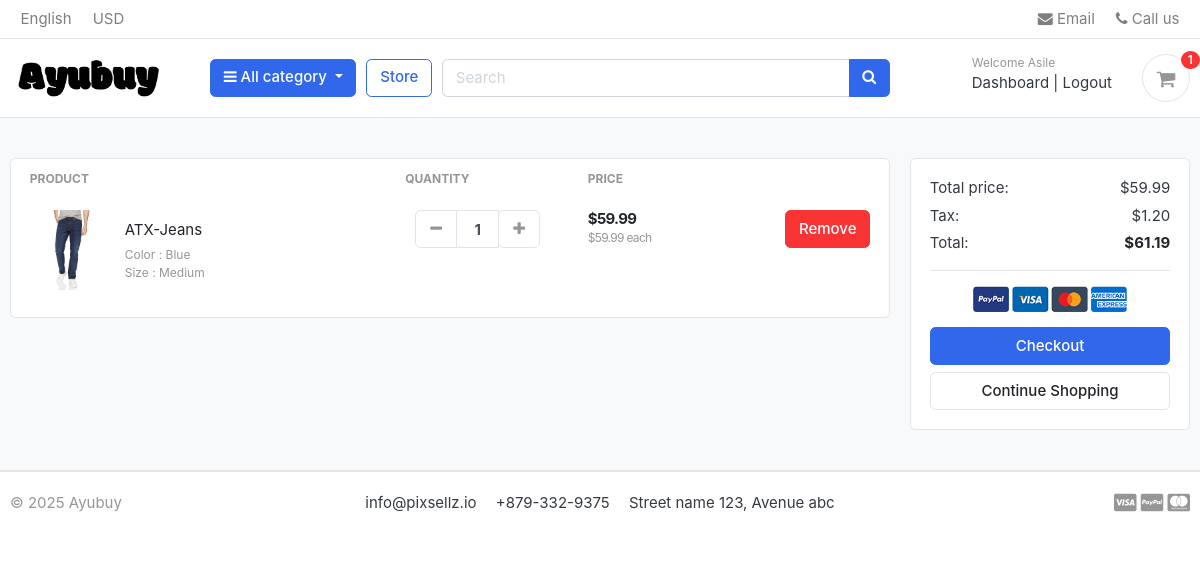
Before: /cart/ (signed in) with the older database file.
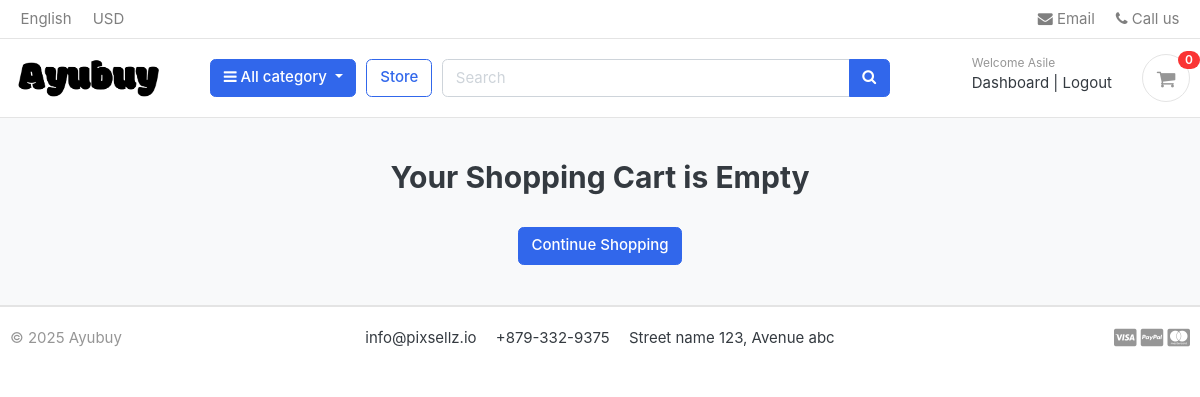
After: the same page with the newer database file.
### carts/models.py (models this page shows, shortened)
class CartItem(models.Model):
    user = models.ForeignKey(Account, on_delete=models.CASCADE, null=True)
    product = models.ForeignKey(Product, on_delete=models.CASCADE)  # Product linked to the cart item
    variations = models.ManyToManyField(Variation, blank=True)
    cart = models.ForeignKey(Cart, on_delete=models.CASCADE, null=True)  # Cart associated with the item
    quantity = models.IntegerField()  # Number of products in the cart
    is_active = models.BooleanField(default=True)  # Active status of the cart item
    def sub_total(self):
        return self.product.price * self.quantity

### store/models.py (models this page shows, shortened)
class Product(models.Model):
    product_name = models.CharField(max_length=200, unique=True)  # Product name (unique)
    slug = models.SlugField(max_length=200, unique=True)  # SEO-friendly unique slug
    description = models.TextField(max_length=500, blank=True)  # Optional product description
    price = models.DecimalField(max_digits=10, decimal_places=2, default=Decimal('0.00'))  # Precise price handling
    images = models.ImageField(upload_to='photos/products')  # Product image storage path
    stock = models.PositiveIntegerField()  # Prevents negative stock values
    is_available = models.BooleanField(default=True)  # Product availability status
    category = models.ForeignKey(Category, on_delete=models.CASCADE)  # Category association
    created_date = models.DateTimeField(auto_now_add=True)  # Auto-set creation timestamp
    modified_date = models.DateTimeField(auto_now=True)  # Auto-update modification timestamp
    def get_url(self):
        return reverse('product_detail', args=[self.category.slug, self.slug])
    class Meta:
        ordering = ['-created_date']
        verbose_name = "Product"
        verbose_name_plural = "Products"

class Variation(models.Model):
    product = models.ForeignKey(Product, on_delete=models.CASCADE, related_name="variations")
    variation_category = models.CharField(max_length=100, choices=VARIATION_CATEGORY_CHOICES)
    variation_value = models.CharField(max_length=100)
    is_active = models.BooleanField(default=True)
    created_date = models.DateTimeField(auto_now=True)
    objects = VariationManager()
    class Meta:
        ordering = ['product', 'variation_category']
        verbose_name = "Variation"
        verbose_name_plural = "Variations"

### carts/views.py (the view)
# urls.py: path('cart/', include('carts.urls')),
def cart(request, total=0, quantity=0, cart_items=None):
    try:
        if request.user.is_authenticated:
            cart_items = CartItem.objects.filter(user=request.user, is_active=True)
        else:
            cart = Cart.objects.get(cart_id=_cart_id(request))  # Get the cart
            cart_items = CartItem.objects.filter(cart=cart, is_active=True)  # Get active cart items
        for cart_item in cart_items:
            total += (cart_item.product.price * cart_item.quantity)  # Total cost
            quantity += cart_item.quantity  # Total quantity of items
        tax = (2 * total) / 100  # 2% tax on total
        grand_total = total + tax  # Calculate grand total including tax
    except ObjectDoesNotExist:
        cart_items = []  # If the cart does not exist, set cart items to an empty list
        tax = 0
        grand_total = 0
    context = {
        'total': total,
        'quantity': quantity,
        'cart_items': cart_items,
        'tax': tax,
        'grand_total': grand_total,
    }
    return render(request, 'store/cart.html', context)  # Render the cart page

### carts/context_processors.py (called while the page is built)
def counter(request):
    cart_count = 0  # Initialize cart item count
    if 'admin' in request.path:
        return {}
    else:
        try:
            cart = Cart.objects.filter(cart_id=_cart_id(request))
            if request.user.is_authenticated:
                cart_items = CartItem.objects.all().filter(user=request.user)
            else:
                cart_items = CartItem.objects.all().filter(cart=cart[:1])
            for cart_item in cart_items:
                cart_count += cart_item.quantity
        except Cart.DoesNotExist:
            cart_count = 0  # If no cart exists, set cart_count to 0
    return dict(cart_count=cart_count)  # Return cart count as a dictionary for template usage

### carts/views.py (called while the page is built)
def _cart_id(request):
    if not request.session.session_key:
        request.session.create()
    return request.session.session_key

### category/context_processors.py (called while the page is built)
def menu_links(request):
    links = Category.objects.all()  # Retrieve all category objects
    return {'links': links}  # Return as a dictionary for template context

### category/models.py (called while the page is built)
    def get_url(self):
        return reverse('products_by_category', args=[self.slug])

### templates/store/cart.html (shortened to what the changed rows need)
{% extends "base.html" %}
{% load static %}
{% block content %}
<section class="section-content padding-y bg">
    <div class="container">
    {% if not cart_items %}
    <h2 class="text-center">Your Shopping Cart is Empty</h2>
    <br>
    <div class="text-center">
        <a href="{% url 'store' %}" class="btn btn-primary">Continue Shopping</a>
    </div>
    {% else %}
    <div class="row">
        <aside class="col-lg-9">
    <div class="card">
    <table class="table table-borderless table-shopping-cart">
    <thead class="text-muted">
    <tr class="small text-uppercase">
      <th scope="col">Product</th>
      <th scope="col" width="120">Quantity</th>
      <th scope="col" width="120">Price</th>
      <th scope="col" class="text-right" width="200"> </th>
    </tr>
    </thead>
    <tbody>
    {% for cart_item in cart_items %}
    <tr>
        <td>
            <figure class="itemside align-items-center">
                <div class="aside"><img src="{{ cart_item.product.images.url}}" class="img-sm"></div>
                <figcaption class="info">
                    <a href="{{ cart_item.product.get_url }}" class="title text-dark">{{ cart_item.product.product_name }}</a>
                    <p class="text-muted small">
                        {% if cart_item.variations.all %}
                            {% for item in cart_item.variations.all %}
                                {{ item.variation_category | capfirst }} : {{ item.variation_value | capfirst}} <br>
                            {% endfor %}
                        {% endif %}
                    </p>
                </figcaption>
            </figure>
        </td>
        <td>
                        <div class="col">
                            <div class="input-group input-spinner">
                                <div class="input-group-prepend">
                                <a href="{% url 'remove_cart' cart_item.product.id cart_item.id %}" class="btn btn-light" type="button" id="button-plus"> <i class="fa fa-minus"></i> </a>
                                </div>
                                <input type="text" class="form-control"  value="{{ cart_item.quantity}}">
                                <div class="input-group-append">
                                    <form action="{% url 'add_cart' cart_item.product.id %}" method="POST">
                                        <button class="btn btn-light" type="submit" id="button-minus"> <i class="fa fa-plus"></i> </button>
                                    </form>
                                </div>
                            </div>
                        </div>
        </td>
        <td>
            <div class="price-wrap">
                <var class="price">${{ cart_item.sub_total}}</var>
                <small class="text-muted"> ${{ cart_item.product.price}} each</small>
            </div>
        </td>
        <td class="text-right">
        <a href="{% url 'remove_cart_item' cart_item.product.id cart_item.id %}" onclick="return confirm('Oops! You want to remove this item. Are you sure about it?')" class="btn btn-danger"> Remove</a>
        </td>
    </tr>
    {% endfor %}
    </tbody>
    </table>
    </div>
        </aside>
        <aside class="col-lg-3">
            <div class="card">
            <div class="card-body">
                <dl class="dlist-align">
                  <dt>Total price:</dt>
                  <dd class="text-right">${{ total|floatformat:2 }}</dd>
                </dl>
                <dl class="dlist-align">
                  <dt>Tax:</dt>
                  <dd class="text-right"> ${{ tax|floatformat:2 }}</dd>
                </dl>
                <dl class="dlist-align">
                  <dt>Total:</dt>
                  <dd class="text-right text-dark b"><strong>${{ grand_total|floatformat:2 }}</strong></dd>
                </dl>
                <hr>
                <p class="text-center mb-3">
                    <img src="{% static './images/misc/payments.png' %}" height="26">
                </p>
                <a href="{% url 'checkout' %}" class="btn btn-primary btn-block"> Checkout </a>
                <a href="{% url 'store' %}" class="btn btn-light btn-block">Continue Shopping</a>
            </div>
            </div>
    </aside>
    </div>
    {% endif %}
    </div>
    </section>
{% endblock content %}

### templates/includes/navbar.html (shortened to what this page needs)
{% load static %}
<header class="section-header">
    <nav class="navbar p-md-0 navbar-expand-sm navbar-light border-bottom">
    <div class="container">
      <div class="collapse navbar-collapse" id="navbarTop4">
        <ul class="navbar-nav mr-auto">
            <li class="nav-item dropdown">
                 <a href="#" class="nav-link">   English </a>
            </li>
            <li class="nav-item dropdown">
                <a href="#" class="nav-link"> USD </a>
            </li>
        </ul>
        <ul class="navbar-nav">
            <li><a href="#" class="nav-link"> <i class="fa fa-envelope"></i> Email </a></li>
            <li><a href="#" class="nav-link"> <i class="fa fa-phone"></i> Call us </a></li>
        </ul>
      </div>
    </div>
    </nav>
    <section class="header-main border-bottom">
        <div class="container">
    <div class="row align-items-center">
        <div class="col-lg-2 col-md-3 col-6">
            <a href="{% url 'home' %}" class="brand-wrap">
                <img class="logo" src="{% static './images/logo.png' %}">
            </a>
        </div>
        <div class="col-lg col-sm col-md col-6 flex-grow-0">
            <div class="category-wrap dropdown d-inline-block float-right">
                <button type="button" class="btn btn-primary dropdown-toggle" data-toggle="dropdown">
                    <i class="fa fa-bars"></i> All category
                </button>
            </div>
        </div>
        <a href="{% url 'store' %}" class="btn btn-outline-primary">Store</a>
        <div class="col-lg  col-md-6 col-sm-12 col">
            <form action="{% url 'search' %}" class="search" method="GET">
                <div class="input-group w-100">
                    <input type="text" class="form-control" style="width:60%;" placeholder="Search" name="keyword">
                    <div class="input-group-append">
                      <button class="btn btn-primary" type="submit">
                        <i class="fa fa-search"></i>
                      </button>
                    </div>
                </div>
            </form>
        </div>
        <div class="col-lg-3 col-sm-6 col-8 order-2 order-lg-3">
                    <div class="d-flex justify-content-end mb-3 mb-lg-0">
                        {% if user.id is None %}
                        <div class="widget-header">
                            <small class="title text-muted">Welcome guest!</small>
                            <div>
                                <a href="{% url 'login' %}">Sign in</a> <span class="dark-transp"> | </span>
                                <a href="{% url 'register' %}"> Register</a>
                            </div>
                        </div>
                        {% else %}
                        <div class="widget-header">
                            <small class="title text-muted">Welcome {{ user.first_name }}</small>
                            <div>
                                <a href="{% url 'dashboard' %}">Dashboard</a> <span class="dark-transp"> | </span>
                                <a href="{% url 'logout' %}"> Logout</a>
                            </div>
                        </div>
                        {% endif %}
                        <a href="{% url 'cart' %}" class="widget-header pl-3 ml-3">
                            <div class="icon icon-sm rounded-circle border"><i class="fa fa-shopping-cart"></i></div>
                            <span class="badge badge-pill badge-danger notify">{{ cart_count }}</span>
                        </a>
                    </div>
                </div>
    </div>
        </div>
    </section>
    </header>

Changed rows visible on the page:
removed CartItem: product.images (picture), product.product_name "ATX-Jeans", quantity "1", sub_total "59.99", product.price "59.99"
no longer on this page (row unchanged): Variation: variation_category "Color", variation_value "Blue"
no longer on this page (row unchanged): Variation: variation_category "Size", variation_value "Medium"
Other visible differences:
{{ cart_count }}: "1" → "0"
{{ total|floatformat:2 }}: "59.99" → (not shown)
{{ tax|floatformat:2 }}: "1.20" → (not shown)
{{ grand_total|floatformat:2 }}: "61.19" → (not shown)
text no longer shown: "PRODUCT QUANTITY PRICE Total price: $ Tax: $ Total: $ Checkout"
text now shown: "Your Shopping Cart is Empty"
